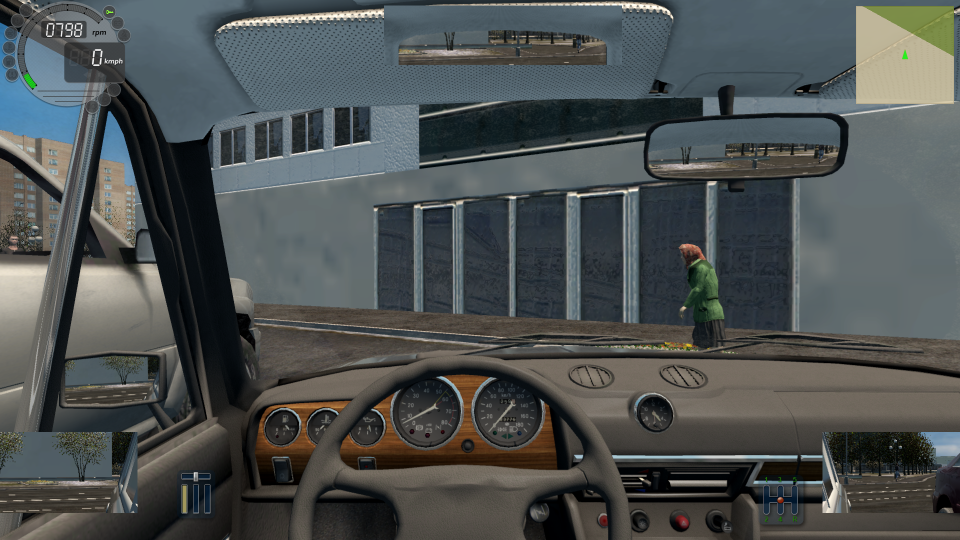
#> input picture images/3.png, 1920 x 1080 px (shown at 1/2 size)
$ python detect2.py
#> lines starting #> are read from the running program, lines starting #| are printed output that depends on the picture
import cv2
import numpy as np

# Load and crop image (NO MODIFICATIONS)
image = cv2.imread('images/3.png')
#> image is the input picture: shape (1080, 1920, 3); mean B, G, R 80.8, 81.2, 76.8
if image is None:
    print("❌ Failed to load image - check path 'images/6.png'")
    exit()

cropped = image[0:230, 0:263]
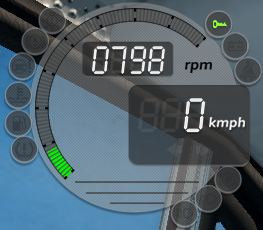
#> cropped: shape (230, 263, 3); mean B, G, R 108.4, 98.4, 81.5

# Define precise sampling regions
objects = [
    [50, 16, 2, 2, "lampes"],
    [214, 20, 2, 2, "dimarage"],
    [232, 46, 2, 2, "batterie"],
    [246, 62, 2, 2, "ceinture"],
    [184, 212, 2, 2, "phare"],
    [206, 198, 1, 1, "code"],
    [226, 176, 2, 2, "frein_a_main"],
    [170, 146, 5, 5, "signalGauche"],
    [198, 146, 5, 5, "signalDroite"],
]

THRESHOLD = 30
results = []

print("\n" + "="*60)
print("DASHBOARD INDICATOR STATES")
print("0 = OFF  |  1 = ON")
print("="*60)

for i, (x1, y1, w, h, label) in enumerate(objects, 1):

    # Validate boundaries
    x2, y2 = min(x1 + w, 263), min(y1 + h, 230)
    x1, y1 = max(0, x1), max(0, y1)

    if x2 <= x1 or y2 <= y1:
        state = -1
        rgb = (0, 0, 0)
        max_diff = 0
    else:
        # Extract region
        region = cropped[y1:y2, x1:x2]
        avg_bgr = cv2.mean(region)[:3]

        b = int(avg_bgr[0])
        g = int(avg_bgr[1])
        r = int(avg_bgr[2])
        rgb = (r, g, b)

        # =========================
        # SPECIAL RULE FOR DIMARAGE
        # =========================
        if label == "dimarage":

            # Detect RED
            if r > 100 and r > g + 20 and r > b + 20:
                state = 0   # RED → 0

            # Detect GREEN
            elif g > 100 and g > r + 20 and g > b + 20:
                state = 1   # GREEN → 1

            # Fallback
            else:
                state = 0

            max_diff = max(abs(r - g), abs(r - b), abs(g - b))

        else:
            # =========================
            # NORMAL LOGIC FOR OTHERS
            # =========================
            max_diff = max(abs(r - g), abs(r - b), abs(g - b))
            state = 0 if max_diff < THRESHOLD else 1

    results.append((label, state, rgb, max_diff))

    # Print result
    if state == -1:
        print(f"{i}. {label:<20} ❌ INVALID")
    else:
        status = "OFF" if state == 0 else "ON"
        print(f"{i}. {label:<20} {state} [{status:<3}] RGB{rgb} (diff={max_diff})")
#> this loop made 9 passes
#> (avg_bgr, b, g, r, rgb, max_diff) on passes 1, 2, 3, 4, 5, 7, 8, 9: ((61.75, 62, 62.25), 61, 62, 62, (62, 62, 61), 1), ((60.75, 244.8, 139.8), 60, 244, 139, (139, 244, 60), 184), ((67.25, 64.75, 61.5), 67, 64, 61, (61, 64, 67), 6), ((68.5, 66.25, 62.5), 68, 66, 62, (62, 66, 68), 6), ((80.25, 79.5, 76.25), 80, 79, 76, (76, 79, 80), 4), ((50, 49.5, 48), 50, 49, 48, (48, 49, 50), 2), ((90.52, 82.64, 72.72), 90, 82, 72, (72, 82, 90), 18), ((80.56, 79.6, 77.6), 80, 79, 77, (77, 79, 80), 3)
#> (b, g, r, rgb, max_diff) on pass 6: (57, 57, 56, (56, 57, 57), 1)
#| 1. lampes               0 [OFF] RGB(62, 62, 61) (diff=1)
#| 2. dimarage             1 [ON ] RGB(139, 244, 60) (diff=184)
#| 3. batterie             0 [OFF] RGB(61, 64, 67) (diff=6)
#| 4. ceinture             0 [OFF] RGB(62, 66, 68) (diff=6)
#| 5. phare                0 [OFF] RGB(76, 79, 80) (diff=4)
#| 6. code                 0 [OFF] RGB(56, 57, 57) (diff=1)
#| 7. frein_a_main         0 [OFF] RGB(48, 49, 50) (diff=2)
#| 8. signalGauche         0 [OFF] RGB(72, 82, 90) (diff=18)
#> (further printed lines are left out)
#> after the loop, results = 9 items

print("="*60)
print(f"💡 Threshold: {THRESHOLD}")
print("="*60)

# Save states to file
with open('images/states.txt', 'w') as f:
    for label, state, _, _ in results:
        if state != -1:
            f.write(f"{label.replace(' ', '_')}:{state}\n")
#> this loop made 9 passes
#> (label, state) on passes 1 to 9: ('lampes', 0), ('dimarage', 1), ('batterie', 0), ('ceinture', 0), ('phare', 0), ('code', 0), ('frein_a_main', 0), ('signalGauche', 0), ('signalDroite', 0)

print("\n✓ States saved to: images/states.txt")
print("  Format: indicator_name:state (0=OFF, 1=ON)")

$ run again, with images/1.png copied over images/3.png
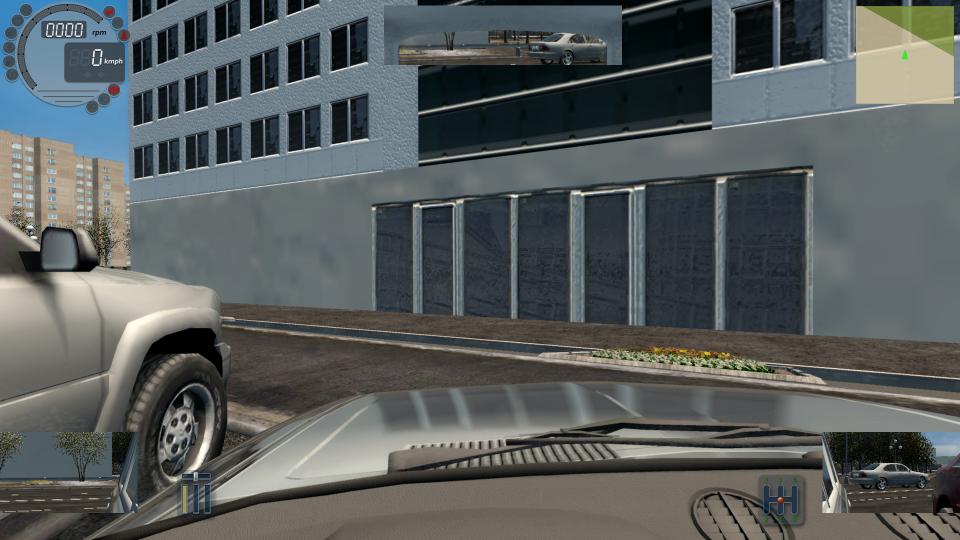
#> input picture images/1.png, 1920 x 1080 px (shown at 1/2 size)
#> image is the input picture: shape (1080, 1920, 3); mean B, G, R 93.4, 93.8, 88.7
#> `cropped = image[0:230, 0:263]`:
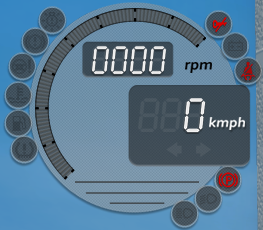
#> cropped: shape (230, 263, 3); mean B, G, R 143.8, 119.6, 87.7
#> the loop `for i, (x1, y1, w, h, label) in enumerate(objects, 1):` made 9 passes
#> (avg_bgr, b, g, r, rgb, max_diff, state, status) on passes 1, 3, 4, 5, 7, 8, 9: ((88.25, 76.25, 60.5), 88, 76, 60, (60, 76, 88), 28, 0, 'OFF'), ((78.25, 68.75, 56.5), 78, 68, 56, (56, 68, 78), 22, 0, 'OFF'), ((34.25, 31, 129.2), 34, 31, 129, (129, 31, 34), 98, 1, 'ON'), ((90.75, 81.5, 68.75), 90, 81, 68, (68, 81, 90), 22, 0, 'OFF'), ((11.5, 10.25, 195.2), 11, 10, 195, (195, 10, 11), 185, 1, 'ON'), ((96.72, 87.4, 75.48), 96, 87, 75, (75, 87, 96), 21, 0, 'OFF'), ((96.52, 87.52, 75.64), 96, 87, 75, (75, 87, 96), 21, 0, 'OFF')
#> (printed output is left out)
#> after the loop `for i, (x1, y1, w, h, label) in enumerate(objects, 1):`: results = 9 items
#> the loop `for label, state, _, _ in results:` made 9 passes
#> (label, state) on passes 1 to 8: ('lampes', 0), ('dimarage', 0), ('batterie', 0), ('ceinture', 1), ('phare', 0), ('code', 0), ('frein_a_main', 1), ('signalGauche', 0)
